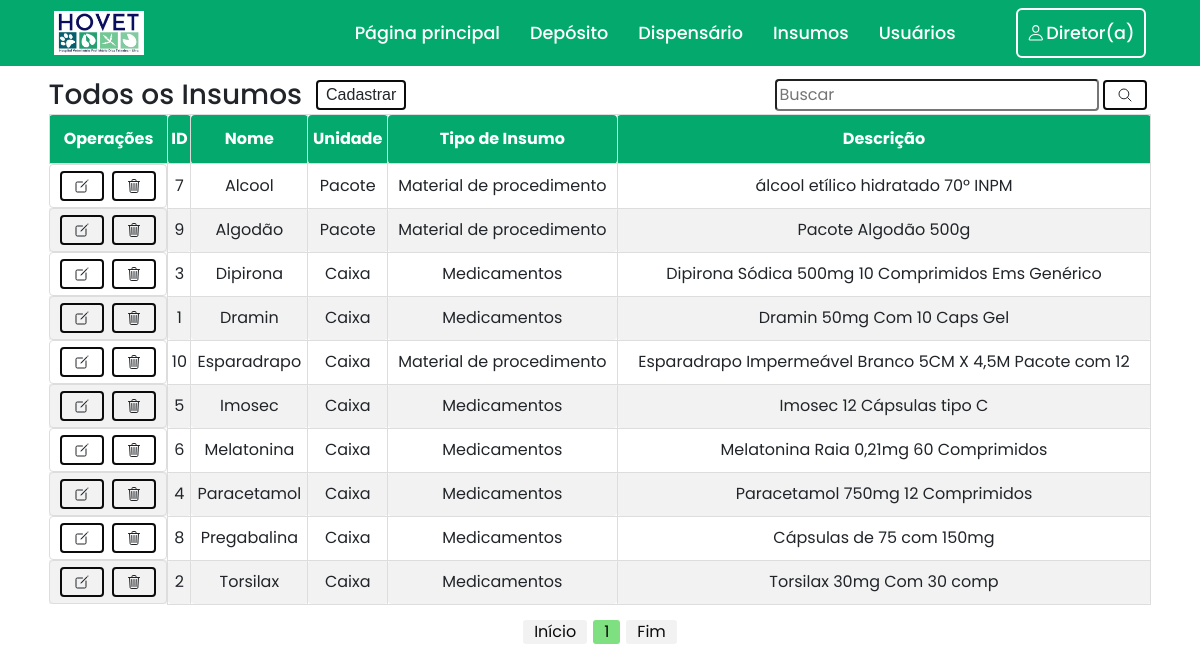
Screenshot of /painel-adm/index.php?menuop=insumos (signed in) with the database file from the repository.
### tables this page shows
create table insumos(
	insumos_id int primary key auto_increment,
    insumos_nome varchar(256) not null,
    insumos_unidade varchar(150) not null,
    insumos_descricao varchar(256) not null,
    insumos_tipo_insumos_id int not null,
    foreign key(insumos_tipo_insumos_id) references tipos_insumos(tipos_insumos_id)
);

create table tipos_insumos (
	tipos_insumos_id int primary key auto_increment,
    tipos_insumos_tipo varchar(100) not null);

### painel-adm/insumos/painel_insumos.php (the view, shortened to what this page needs)
<section class="painel_insumos">
    <div class="container">
        <div class="menu_header">
            <div class="menu_user">
                <h3>Todos os Insumos</h3>
                <a href="index.php?menuop=cadastro_insumo">
                    <button class="btn">Cadastrar</button>
                </a>
            </div>
            <div>
                <form action="index.php?menuop=insumos" method="post" class="form_buscar">
                    <input type="text" name="txt_pesquisa_insumos" placeholder="Buscar">
                    <button type="submit" class="btn">
                        <span class="icon">
                            <ion-icon name="search-outline"></ion-icon>
                        </span>
                    </button>
                </form>
            </div>
        </div>
        <div class="tabelas">
            <table id="tabela_listar">
                <thead>
                    <tr class="tabela_dados">
                        <th>Operações</th>
                        <th>ID</th>
                        <th>Nome</th>
                        <th>Unidade</th>
                        <th>Tipo de Insumo</th>
                        <th>Descrição</th>
                    </tr>
                </thead>
                <tbody>
                    <?php
                        $quantidade_registros_insumos = 10;
                        $pagina_insumos = (isset($_GET['pagina_insumos']))?(int)$_GET['pagina_insumos']:1;
                        $inicio_insumos = ($quantidade_registros_insumos * $pagina_insumos) - $quantidade_registros_insumos;
                        $txt_pesquisa_insumos = (isset($_POST["txt_pesquisa_insumos"]))?$_POST["txt_pesquisa_insumos"]:"";
                        $sql = "SELECT
                                i.insumos_id,
                                i.insumos_nome,
                                i.insumos_unidade,
                                i.insumos_descricao,
                                t.tipos_insumos_tipo
                                FROM insumos AS i
                                INNER JOIN tipos_insumos AS t
                                on i.insumos_tipo_insumos_id = t.tipos_insumos_id
                                WHERE
                                    i.insumos_id='{$txt_pesquisa_insumos}' or
                                    i.insumos_nome LIKE '%{$txt_pesquisa_insumos}%' or
                                    t.tipos_insumos_tipo LIKE '%{$txt_pesquisa_insumos}%' or
                                    i.insumos_unidade LIKE '%{$txt_pesquisa_insumos}%' or
                                    i.insumos_descricao LIKE '%{$txt_pesquisa_insumos}%'
                                    ORDER BY insumos_nome ASC
                                    LIMIT $inicio_insumos,$quantidade_registros_insumos";
                        $rs = mysqli_query($conexao,$sql) or die("Erro ao executar a consulta! " . mysqli_error($conexao));
                        while($dados = mysqli_fetch_assoc($rs)){
                    ?>
                    <tr class="tabela_dados">
                        <td class="operacoes">
                            <a href="index.php?menuop=editar_insumo&idInsumo=<?=$dados["insumos_id"]?>" class="confirmaEdit">
                                <button class="btn">
                                    <span class="icon">
                                        <ion-icon name="create-outline"></ion-icon>
                                    </span>
                                </button>
                            </a>
                            <a href="index.php?menuop=excluir_insumo&idInsumo=<?=$dados["insumos_id"]?>" class="confirmaDelete">
                                <button class="btn">
                                    <span class="icon">
                                        <ion-icon name="trash-outline"></ion-icon>
                                    </span>
                                </button>
                            </a>
                        </td>
                        <td><?=$dados["insumos_id"]?></td>
                        <td><?=$dados["insumos_nome"]?></td>
                        <td><?=$dados["insumos_unidade"]?></td>
                        <td><?=$dados["tipos_insumos_tipo"]?></td>
                        <td><?=$dados["insumos_descricao"]?></td>
                    </tr>
                    <?php
                        }
                    ?>
                </tbody>
            </table>
        </div>
            <div class="paginacao">
                <?php
                    $sqlTotalInsumos = "SELECT insumos_id FROM insumos";
                    $queryTotalInsumos = mysqli_query($conexao,$sqlTotalInsumos) or die(mysqli_error($conexao));
                    $numTotalInsumos = mysqli_num_rows($queryTotalInsumos);
                    $totalPaginasInsumos = ceil($numTotalInsumos/$quantidade_registros_insumos);
                    echo "<a href=\"?menuop=insumos&pagina_insumos=1\">Início</a> ";
                        ?>
                        <?php
                    for($i=1;$i<=$totalPaginasInsumos;$i++){
                        if ($i >= ($pagina_insumos) && $i <= ($pagina_insumos+5)) {
                            if ($i==$pagina_insumos) {
                                echo "<span>$i</span>";
                            } else {
                                echo " <a href=\"?menuop=insumos&pagina_insumos=$i\">$i</a> ";
                            }
                        }
                    }
                        ?>
                        <?php
                    echo " <a href=\"?menuop=insumos&pagina_insumos=$totalPaginasInsumos\">Fim</a>";
                ?>
            </div>
    </div>
</section>

### painel-adm/index.php (shortened to what this page needs)
<?php
include("../db/connect.php");
?>
<!DOCTYPE html>
<html lang="pt-br">
<head>
    <link rel="stylesheet" href="https://cdn.jsdelivr.net/npm/bootstrap@4.6.2/dist/css/bootstrap.min.css"
>
    <link rel="stylesheet" href="../css/style_personalizado.css">
</head>
<body>
    <nav class="navbar">
        <div class="container navbar-header">
            <div class="logo">
                <a href="index.php?menuop=pagina_principal">
                    <img class="float-left" src="../img/logo_hovet.jpg">
                </a>
            </div>
            <div class="menu_op_adm">
                <div class="dropdown">
                    <a href="#">Página principal</a>
                </div>
                <a href="index.php?menuop=deposito">Depósito</a>
                <div class="dropdown">
                    <a href="#">Dispensário</a>
                </div>
                <div class="dropdown">
                    <a href="#">Insumos</a>
                </div>
                <a href="index.php?menuop=usuarios">Usuários</a>
                <div class="login_user">
                    <div class="dropdown">
                        <span class="icon">
                            <ion-icon name="person-outline"></ion-icon>
                            <?php echo $_SESSION['usuario_primeiro_nome'];?>
                        </span>
                    </div>
                </div>
            </div>
        </div>
    </nav>
    <main>
        <?php
            $menuop = (isset($_GET["menuop"]))?$_GET["menuop"]:"pagina_principal";
            switch ($menuop) {
                case 'insumos':
                    include_once("insumos/painel_insumos.php");
                    break;
            }
        ?>
    </main>
</body>
</html>

### css/style_personalizado.css (style rules this page uses)
* { margin: 0; padding: 0; box-sizing: border-box; font-family: 'Poppins', sans-serif; }
.navbar { background-color: #04AA6D !important; }
.navbar img { width: 90px; }
.navbar a { color: #071e51; font-size: 15px; }
.container { display: flex; justify-content: center; flex-direction: column; }
.container.navbar-header { flex-direction: row; }
@media (min-width: 1200px) { .container { max-width: 96% !important; } }
.menu_user { display: flex; gap: 10px; align-items: center; }
.menu_user > h3 { margin-bottom: 0; }
.dropdown { position: relative; display: inline-block; }
#tabela_listar { font-family: Arial, Helvetica, sans-serif; border-collapse: collapse; width: 100%; }
#tabela_listar td, #tabela_listar th { border: 1px solid #ddd; padding: 2px; border-radius: 4px; }
#tabela_listar tr:nth-child(even) { background-color: #f2f2f2; }
#tabela_listar th { padding-top: 12px; padding-bottom: 12px; text-align: center; background-color: #04AA6D; color: white; }
#tabela_listar td { text-align: center; }
.menu_header { display: flex; align-items: center; justify-content: space-between; }
.menu_op_adm { display: flex; align-items: center; gap: 30px; margin-bottom: 0; }
.menu_op_adm a { position: relative; font-size: 1.1em; color: #fff; text-decoration: none; font-weight: 500; }
.menu_op_adm a::after { content: ''; position: absolute; left: 0; bottom: -3px; width: 100%; height: 3px; background: #fff; border-radius: 5px; transform-origin: right; transform: scaleX(0); transition: transform .5s; color: #0B0B0B; }
.login_user { display: flex; align-items: center; justify-content: center; }
.menu_op_adm .login_user { width: 130px; height: 50px; background: transparent; border: 2px solid #fff; outline: none; border-radius: 6px; cursor: pointer; font-size: 1.1em; color: #fff; font-weight: 500; margin-left: 30px; transition: .5s; }
main { padding: 10px; }
button.btn { background: none; border: 2px solid #0B0B0B; font-family: "montserrat", sans-serif; padding: 1px 8px; min-width: 20px; margin: 4px; cursor: pointer; transition: color 0.4s linear; position: relative; }
button.btn::before { content: ""; position: absolute; left: 0; top: 0; width: 100%; height: 100%; background: #04AA6D; z-index: -1; transition: transform 0.5s; transform-origin: 0 0; transition-timing-function: cubic-bezier(0.5,1.6,0.4,0.7); }
button.btn::before { transform: scaleX(0); }
span.icon { display: flex; gap: 2px; align-items: center; padding: 4px; }
td.operacoes { display: flex; justify-content: center; }
.form_buscar { display: flex; align-items: center; }
.form_buscar input { padding: 2px; border-radius: .25em; }
.tabelas { display: flex; }
.paginacao { display: flex; gap: 6px; margin-top: 15px; justify-content: center; }
.paginacao a { color: #0B0B0B; background-color: #f2f2f2; border-radius: 3px; padding: 0 11px; }
.paginacao > span { color: #0B0B0B; background-color: #7EE081; border-radius: 3px; padding: 0 11px; }

### rows the page displays
insumos: insumos_id "7", insumos_nome "Alcool", insumos_unidade "Pacote", insumos_tipo_insumos.tipos_insumos_tipo "Material de procedimento", insumos_descricao "álcool etílico hidratado 70º INPM"
insumos: insumos_id "9", insumos_nome "Algodão", insumos_unidade "Pacote", insumos_tipo_insumos.tipos_insumos_tipo "Material de procedimento", insumos_descricao "Pacote Algodão 500g"
insumos: insumos_id "3", insumos_nome "Dipirona", insumos_unidade "Caixa", insumos_tipo_insumos.tipos_insumos_tipo "Medicamentos", insumos_descricao "Dipirona Sódica 500mg 10 Comprimidos Ems Genérico"
insumos: insumos_id "1", insumos_nome "Dramin", insumos_unidade "Caixa", insumos_tipo_insumos.tipos_insumos_tipo "Medicamentos", insumos_descricao "Dramin 50mg Com 10 Caps Gel"
insumos: insumos_id "10", insumos_nome "Esparadrapo", insumos_unidade "Caixa", insumos_tipo_insumos.tipos_insumos_tipo "Material de procedimento", insumos_descricao "Esparadrapo Impermeável Branco 5CM X 4,5M Pacote com 12"
insumos: insumos_id "5", insumos_nome "Imosec", insumos_unidade "Caixa", insumos_tipo_insumos.tipos_insumos_tipo "Medicamentos", insumos_descricao "Imosec 12 Cápsulas tipo C"
insumos: insumos_id "6", insumos_nome "Melatonina", insumos_unidade "Caixa", insumos_tipo_insumos.tipos_insumos_tipo "Medicamentos", insumos_descricao "Melatonina Raia 0,21mg 60 Comprimidos"
insumos: insumos_id "4", insumos_nome "Paracetamol", insumos_unidade "Caixa", insumos_tipo_insumos.tipos_insumos_tipo "Medicamentos", insumos_descricao "Paracetamol 750mg 12 Comprimidos"
insumos: insumos_id "8", insumos_nome "Pregabalina", insumos_unidade "Caixa", insumos_tipo_insumos.tipos_insumos_tipo "Medicamentos", insumos_descricao "Cápsulas de 75 com 150mg"
insumos: insumos_id "2", insumos_nome "Torsilax", insumos_unidade "Caixa", insumos_tipo_insumos.tipos_insumos_tipo "Medicamentos", insumos_descricao "Torsilax 30mg Com 30 comp"

### other values shown
$_SESSION['usuario_primeiro_nome'] "Diretor(a)"
